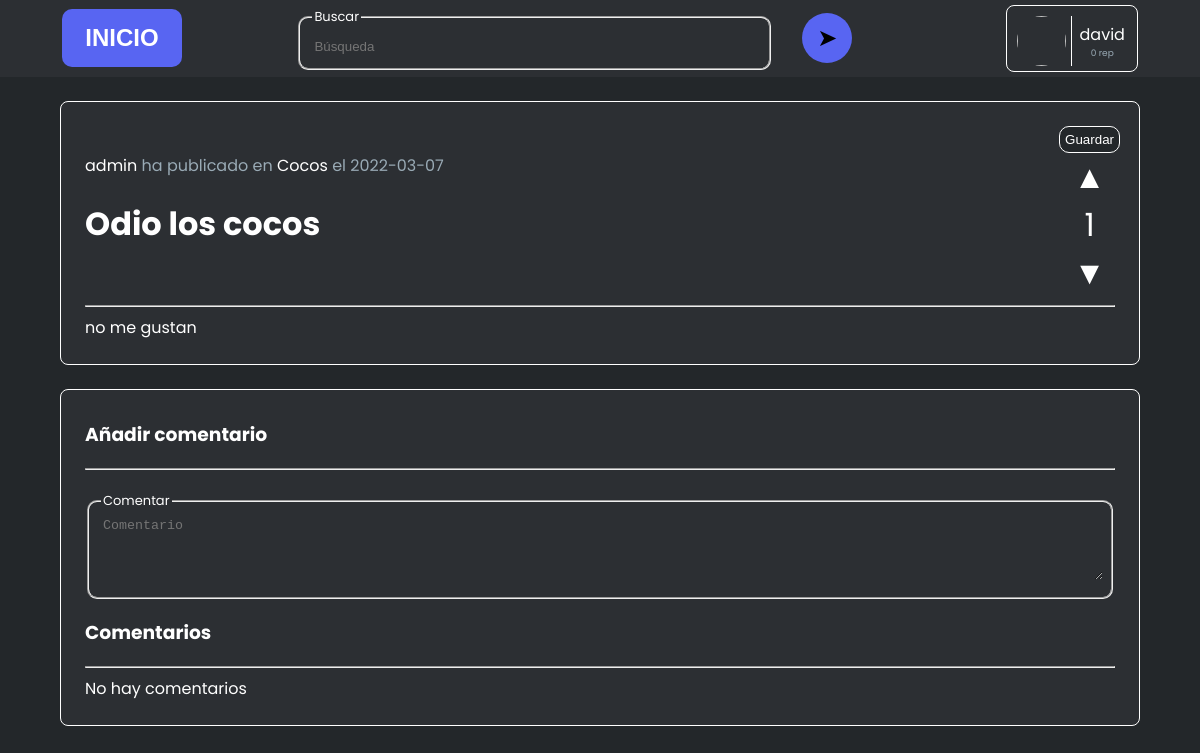
Screenshot of /sitio/art/index.php?id=2 (signed in) with the database file from the repository.
### tables this page shows
CREATE TABLE `articulos` (
  `id` int(11) NOT NULL AUTO_INCREMENT,
  `titulo` varchar(150) DEFAULT NULL,
  `contenido` longtext DEFAULT NULL,
  `op` varchar(16) DEFAULT NULL,
  `categoria` int(11) DEFAULT NULL,
  `fecha_publicacion` date DEFAULT current_timestamp(),
  PRIMARY KEY (`id`),
  KEY `op` (`op`),
  KEY `categoria` (`categoria`),
  CONSTRAINT `articulos_ibfk_1` FOREIGN KEY (`op`) REFERENCES `usuarios` (`alias`) ON DELETE CASCADE,
  CONSTRAINT `articulos_ibfk_2` FOREIGN KEY (`categoria`) REFERENCES `categorias` (`id`) ON DELETE CASCADE
);

CREATE TABLE `categorias` (
  `id` int(11) NOT NULL AUTO_INCREMENT,
  `nombre` varchar(16) DEFAULT NULL,
  `descripcion` varchar(255) DEFAULT NULL,
  `propietario` varchar(16) DEFAULT NULL,
  `fecha_creacion` date DEFAULT current_timestamp(),
  PRIMARY KEY (`id`),
  KEY `propietario` (`propietario`),
  CONSTRAINT `categorias_ibfk_1` FOREIGN KEY (`propietario`) REFERENCES `usuarios` (`alias`) ON DELETE CASCADE
);

### sitio/art/index.php (the view, shortened to what this page needs)
<!DOCTYPE html><html lang="es">
<head>
    <link rel="stylesheet" href="resources/styles.css">
    <?php
        require_once("../../conexion/utils.php");
        if(!isset($con)) $con = new mysqli("localhost", "root", "", "Scope");
        $resArt = $con->query("SELECT * FROM articulos WHERE id = ".$_GET['id']);
        $articulo = mysqli_fetch_assoc($resArt);
        $resCat = $con->query("SELECT * FROM categorias WHERE id = ".$articulo['categoria']);
        $categoria = mysqli_fetch_assoc($resCat);
        $resRep = $con->query("SELECT * FROM votosxarticulos WHERE art=".$_GET['id']);
        $positivos = 0;
        if ($resRep->num_rows > 0) {
            while ($row = mysqli_fetch_assoc($resRep)) $rep[] = $row;
            for ($i = 0; $i < count($rep); $i++){
                if ($rep[$i]['positivo'] == 1) $positivos++;
                else $positivos--;
            }
        }
        $resCom = $con->query("SELECT * FROM comentarios WHERE articulo = ".$_GET['id']." ORDER BY id DESC");
    ?>
</head>
<body>
    <div id="header">
        <div class="inicio">
            <button class="btn btnInicio" onclick="location.href='../home'">INICIO</button>
        </div>
        <form id='formBuscar' class="busqueda" method='post' action="../busqueda/">
            <div id="divFieldset">
                <fieldset id="fieldsetBuscar">
                    <legend>Buscar</legend>
                    <input type="text" class="input buscar" id="buscar" name="buscar" placeholder="Búsqueda">
                </fieldset>
            </div>
            <button type="button" class='btn btnBuscar' id='btnBuscar'>
                ➤
            </button>
        </form>
        <div class="perfil">
            <img id="fotoPerfil">
            <div class="alias">
                <?php echo $_SESSION['user']['alias']; ?>
                <div class="rep"><?php
                    $res = $con->query("SELECT (SELECT COUNT(*) FROM votosxarticulos WHERE art IN (SELECT id FROM articulos WHERE op='".$_SESSION['user']['alias']."') AND positivo=1) - (SELECT COUNT(*) FROM votosxarticulos WHERE art IN (SELECT id FROM articulos WHERE op='".$_SESSION['user']['alias']."') AND positivo=0) as rep");
                    $rep = mysqli_fetch_assoc($res);
                    echo $rep['rep'];
                ?> rep</div>
            </div>
        </div>
    </div>
    <div id="articulo"
    <?php
        if (isset($voto)){
            if ($voto['positivo'] == 1) echo "class='liked'";
            else echo "class='disliked'";
        }
    ?>>
        <div class="cabecera">
            <div class="izqd">
                <div class="op">
                    <?php echo "<a href='../user/index.php?alias=".$articulo['op']."'>".$articulo['op']."</a> ha publicado en <a href='../cat/index.php?id=".$categoria['id']."'>".$categoria['nombre']."</a> el ".$articulo['fecha_publicacion']; ?>
                </div>
                <div class="titulo">
                    <h1><?php echo $articulo['titulo']; ?></h1>
                </div>
            </div>
            <div class="drch">
                <button id="guardar" class="btn
                <?php
                    $res = $con->query("SELECT * FROM publicacionesguardadas WHERE alias='".$_SESSION['user']['alias']."' AND art='".$articulo['id']."'");
                    if ($res->num_rows == 0) echo "guardarPub\">Guardar</button>";
                    else echo "guardada\">Guardado</button>";
                ?>
                <div class="like likeA">▲</div>
                <div class="nVotos"><?php echo $positivos; ?></div>
                <div class="dislike dislikeA">▼</div>
            </div>
        </div>
        <hr/>
        <div class="content">
            <?php
                $contenido = base64_decode($articulo['contenido']);
                echo $contenido;
            ?>
        </div>
    </div>
    <div class="comentarios">
        <h3>Añadir comentario</h3>
        <hr/>
        <div class="comment">
            <fieldset id="fieldsetComment">
                <legend>Comentar</legend>
                <textarea class="input comentar" id="comentar" name="comentar" rows="4" placeholder="Comentario"></textarea>
            </fieldset>
        </div>
        <h3>Comentarios</h3>
        <hr/>
        <?php
            if($resCom->num_rows < 1) echo "No hay comentarios";
        ?>
    </div>
</body>
</html>

### sitio/art/resources/styles.css (style rules this page uses)
html, body { width: 100vw; height: 100vh; overflow: auto; }
body { margin: 0; padding: 0; background-color: #23272A; font-family: "Poppins", Arial, Sans-Serif; color: white; }
.btn { padding: 5%; padding-top: 6%; padding-bottom: 6%; width: 100%; border: none; border-radius: 10px; background-color: rgb(88, 101, 242); cursor: pointer; }
fieldset { cursor: text; text-align: start; border-radius: 10px; }
fieldset > legend { font-size: small; }
.input { color: white; border: none; background: transparent; width: 100%; height: 100%; }
#header { display: flex; flex-wrap: nowrap; flex-direction: row; justify-content: space-around; align-items: center; background-color: #2C2F33; padding: .3em; }
.inicio { font-weight: 700; text-align: center; width: 10%; min-width: 120px; }
.perfil { cursor: pointer; border: 1px solid white; border-radius: .5em; display: flex; flex-direction: row; width: 120px; height: 55px; padding: 5px; }
.perfil img { display: inline-block; width: 50px; height: 50px; border-radius: 50%; margin: 5px; }
.alias { width: 50px; height: 50px; display: flex; align-items: center; justify-content: center; flex-direction: column; margin: 5px; margin-left: 0px; padding-left: 5px; border-left: 1px solid white; }
.rep { text-align: center; width: 100%; color: #99AAB5; font-size: xx-small; }
.btnInicio { padding: 15px; color: white; font-weight: 600; font-size: x-large; }
#articulo { border-radius: .5em; border: 1px solid white; margin-top: 2%; margin-left: 5%; margin-right: 5%; max-height: 60vh; padding: 2%; overflow: hidden; background-color: #2C2F33; }
.content { max-height: 40vh; overflow-y: auto; }
.comentarios { margin-top: 2%; margin-left: 5%; margin-right: 5%; border-radius: .5em; border: 1px solid white; padding: 2%; padding-top: 1%; background-color: #2C2F33; }
.drch { display: flex; flex-wrap: nowrap; flex-direction: column; }
.cabecera { display: flex; flex-wrap: nowrap; flex-direction: row; }
.cabecera { justify-content: space-between; align-items: center; }
.nVotos { font-size: xx-large; }
.comment { display: flex; flex-direction: row; flex-wrap: nowrap; align-items: center; margin-top: 2%; width: auto; }
#fieldsetComment { width: 100%; }
.op { color: #99AAB5 }
.drch { align-items: center; }
.like, .dislike { cursor: pointer; font-size: xx-large; }
textarea { resize: vertical; }
a:link { color: rgb(88, 101, 242); background-color: transparent; }
.btnBuscar { margin-left: 5%; border-radius: 50%; font-size: x-large; padding: 1%; width: 50px; height: 50px; display: flex; justify-content: center; align-items: center; }
.busqueda { width: 50%; display: flex; flex-direction: row; align-items: center; }
#divFieldset { width: 80%; }
#buscar { color: white; }
.izqd a, .izqd a:active, .izqd a:hover { color: white; text-decoration: none; }
.guardarPub { border-radius: 10px; border: 1px solid white; background-color: #23272A; color: white; padding: 10%; width: auto; }

### rows the page displays
articulos: op "admin", fecha_publicacion "2022-03-07", titulo "Odio los cocos", contenido "no me gustan"
categorias: nombre "Cocos"

### other values shown
$_SESSION['user']['alias'] "david"
$rep['rep'] "0"
$positivos "1"
